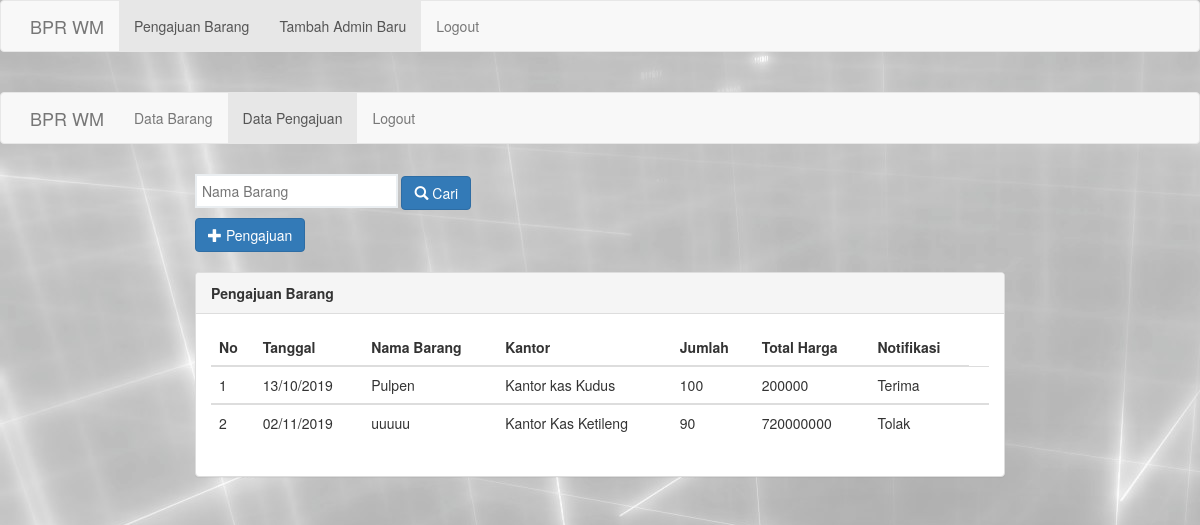
Page /welcome_hrd.php on the committed database.
### tables this page shows
CREATE TABLE `pengajuan_brg` (
  `id_pengajuan` int(5) NOT NULL,
  `tgl_pengajuan` timestamp NOT NULL DEFAULT CURRENT_TIMESTAMP,
  `nm_brg_pgj` varchar(50) NOT NULL,
  `nm_kantor_pgj` varchar(50) NOT NULL,
  `jml_brg_pgj` int(100) NOT NULL,
  `sat_brg_pgj` varchar(100) NOT NULL,
  `hrg_brg_pgj` int(20) NOT NULL,
  `tot_hrg_pgj` int(100) NOT NULL,
  `ket_pgj` text NOT NULL,
  `notif_pgj` varchar(100) NOT NULL DEFAULT 'prosess'
);

### admin/index_pengajuan.php (the view, shortened to what this page needs)
<html>
<head>
	<link rel="stylesheet" type="text/css" href="assets/css/bootstrap.css">
</head>
<body>
	 <nav class="navbar navbar-default">
          <div class="container">
            <div class="navbar-header">
              <a class="navbar-brand" href="www.bprwm.co.id">BPR WM</a>
            </div>
            <div class="collapse navbar-collapse" id="bs-example-navbar-collapse-1">
              <ul class="nav navbar-nav">
               <li><a href="index_data.php">Data Barang </a></li>
                <li class="active"><a href="index_pengajuan.php">Data Pengajuan <span class="sr-only">(current)</span></a></li>
                <li><a href="../logout.php">Logout</a></li>
              </ul>
            </div>
          </div>
        </nav>
	<div class="row">
		<div class="container-fuild">
			<div class="row">
				<div class="col-md-8 col-md-offset-2">
				<form action="proses_search.php" method="get">
					<input type="search" name="cari" placeholder="Nama Barang" >
					<button action="proses_search.php" type="submit" class="btn btn-primary"><i class="glyphicon glyphicon-search" value="Cari"  ></i> Cari</button>
 				</form>
 				<a href="pengajuan.php" class="btn btn-primary"><i class="glyphicon glyphicon-plus"></i> Pengajuan</a>
					<br>
					<br>
					<div class="panel panel-default">
						<div class="panel-heading">
							<span class="title"><b>Pengajuan Barang</b></span>
						</div>
						<div class="panel-body">
							<table class="table table-stripped" width="100%">
								<thead>
									<tr>
										<th>No</th>
										<th>Tanggal</th>
										<th>Nama Barang</th>
										<th>Kantor</th>
										<th>Jumlah</th>
										<th>Total Harga</th>
										<th>Notifikasi</th>
									</tr>
								</thead>
								<?php
									include 'koneksi.php';
									$lihat	= mysqli_query($connect, "SELECT * FROM pengajuan_brg");
									if (mysqli_num_rows($lihat) == 0) {
										echo '<tr><td colspan="6"><center>Data Kosong!!!</center></td></tr>';
									}else{
									$no 	= 1;
									while($data = mysqli_fetch_array($lihat)) {
								?>
								<tbody>
									<tr>
										<td><?php echo $no;?></td>
										<td><?php echo date("d/m/Y", strtotime($data['tgl_pengajuan']))?></td>
										<td><?php echo $data['nm_brg_pgj']?></td>
										<td><?php echo $data['nm_kantor_pgj']?></td>
										<td><?php echo $data['jml_brg_pgj']?></td>
										<td><?php echo $data['tot_hrg_pgj']?></td>
										<td><?php echo $data['notif_pgj']?></td>
										<td>
										</td>
									</tr>
								</tbody>
								<?php $no++;}}?>
							</table>
						</div>
					</div>
				</div>
			</div>
		</div>
	</div>
</body>
</html>

### welcome_hrd.php (shortened to what this page needs)
<!DOCTYPE html>
<html>
<head>
<link href="crud/assets/css/bootstrap.css" rel='stylesheet' type='text/css' />
</head>
<body>
	 <nav class="navbar navbar-default">
          <div class="container">
            <div class="navbar-header">
              <a class="navbar-brand" href="www.bprwm.co.id">BPR WM</a>
            </div>
            <div class="collapse navbar-collapse" id="bs-example-navbar-collapse-1">
              <ul class="nav navbar-nav">
                <li class="active"><a href="crud/hrd/index_pengajuan.php">Pengajuan Barang <span class="sr-only">(current)</span></a></li>
                <li class="active"><a href="crud/hrd/daftar_admin.php">Tambah Admin Baru</a></li>
                <li><a href="logout.php">Logout</a></li>
              </ul>
            </div>
          </div>
        </nav>
	<div class="main">
		<div class="hrd">
		</div>
		<div class="login">
			<?php
			if(isset($_GET['page'])){
				$page = $_GET['page'];
				switch ($page) {
					case 'index':
					include "crud/hrd/index_pengajuan.php";
					break;
					default:
					echo "<center><h3>Maaf. Halaman tidak di temukan !</h3></center>";
					break;
				}
			}else{
				include "crud/hrd/index_pengajuan.php";
			}?>
		</div>
	</div>
</body>
</html>

### rows in the picture
pengajuan_brg: tgl_pengajuan "13/10/2019", nm_brg_pgj "Pulpen", nm_kantor_pgj "Kantor kas Kudus", jml_brg_pgj "100", tot_hrg_pgj "200000", notif_pgj "Terima"
pengajuan_brg: tgl_pengajuan "02/11/2019", nm_brg_pgj "uuuuu", nm_kantor_pgj "Kantor Kas Ketileng", jml_brg_pgj "90", tot_hrg_pgj "720000000", notif_pgj "Tolak"
